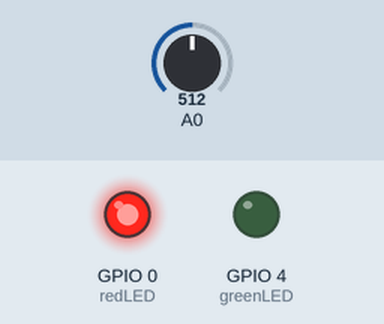
Simulated run of this sketch. Board: ESP8266 (NodeMCU). Parts: output pins drawn as LEDs (lit = HIGH). The inputs (shaded band) are chosen by the test bench; at power-on: A0 = 512. WiFi joins after 1.5 s; servers stay silent unless stated; what the sketch prints to the serial monitor is not drawn.

Above: at 0.1 s.
At 1.8 s:
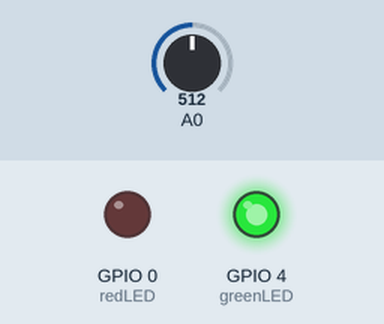
Timing chart, 0 to 3.3 s (numbered marks = the images above):
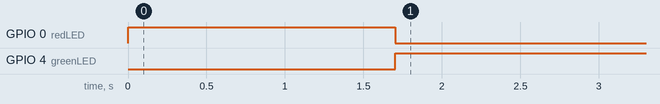

The sketch:

LDR.ino
```cpp
#include <ESP8266WiFi.h>

// Netwerk configuratie
const char* ssid = "SenstableNetwork";
const char* password = "Senstable2";
const char* host = "192.168.4.1";

// Client object
WiFiClient client;

// Tijd tussen metingen
const int sleepTimeMiliSeconds = 300;

String sensorId = "6";
String sensorType = "LDR";
float sensorValue = 0;
String physicalQuantity = "LDR";
String unit = "";

#define sensorPin 5   //D1 PWM-pin
#define greenLED 4    //D2
#define redLED 0      //D3

void readSensor() {
  sensorValue = (float)analogRead(sensorPin);

  Serial.println(sensorValue);
}

void setupSensor() {
  pinMode(sensorPin, INPUT);
}

void setup() {
  WiFi.mode(WIFI_STA);
  WiFi.begin(ssid, password);
  Serial.begin(115200);
  setupSensor();
  pinMode(redLED, OUTPUT);
  pinMode(greenLED, OUTPUT);

  digitalWrite(redLED, HIGH);
  digitalWrite(greenLED, LOW);

  // wacht totdat er een WiFi connectie is
  while (WiFi.status() != WL_CONNECTED) {
    Serial.print(".");
    delay(500);
  }
  Serial.println();
  Serial.print("IP Address (AP): "); Serial.println(WiFi.localIP());
}

void loop() {
  if (client.connect(host, 80)) {
    digitalWrite(redLED, LOW);
    digitalWrite(greenLED, HIGH);
    readSensor();
    String url = "update.php?sensorId=";
    url += String(sensorId);
    url += "&sensorType=";
    url += String(sensorType);
    url += "&sensorValue=";
    url += String(sensorValue);
    url += "&physicalQuantity=";
    url += String(physicalQuantity);
    url += "&unit=";
    url += String(unit);
    client.println(String("GET /") + url + " HTTP/1.1\r\n" + "Host: " + host + "\r\n" + "Connection: close\r\n\r\n"); // minimum set of required URL headers
    client.flush();
    client.stop();
  } else {
    ESP.restart();
  }
  delay(sleepTimeMiliSeconds);
}
```

Measured:
- by itself, GPIO 0 (redLED): HIGH → LOW at 1.7 s
- by itself, GPIO 4 (greenLED): LOW → HIGH at 1.7 s
